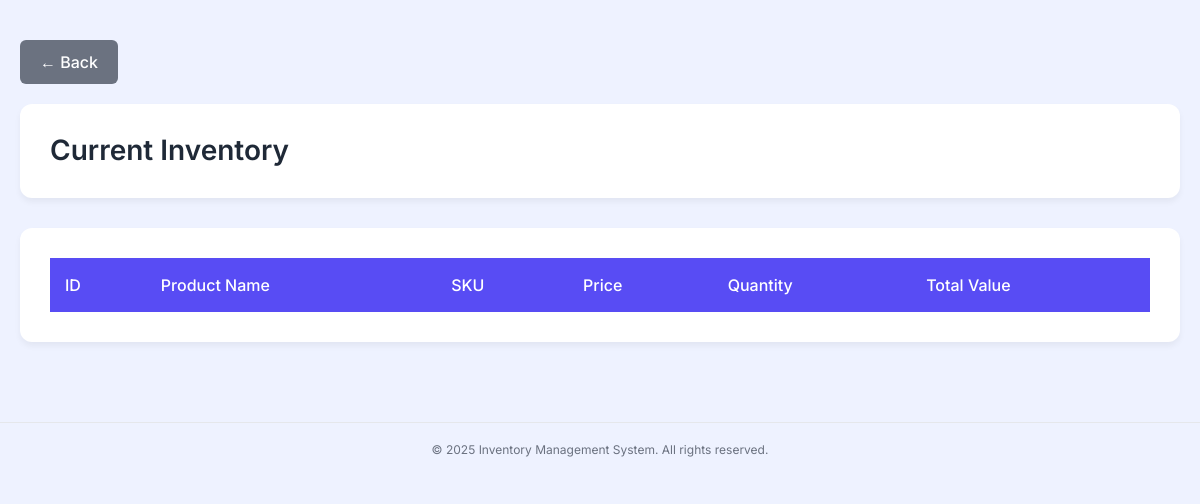
Before: /features/inventory_s.php with the older database file.
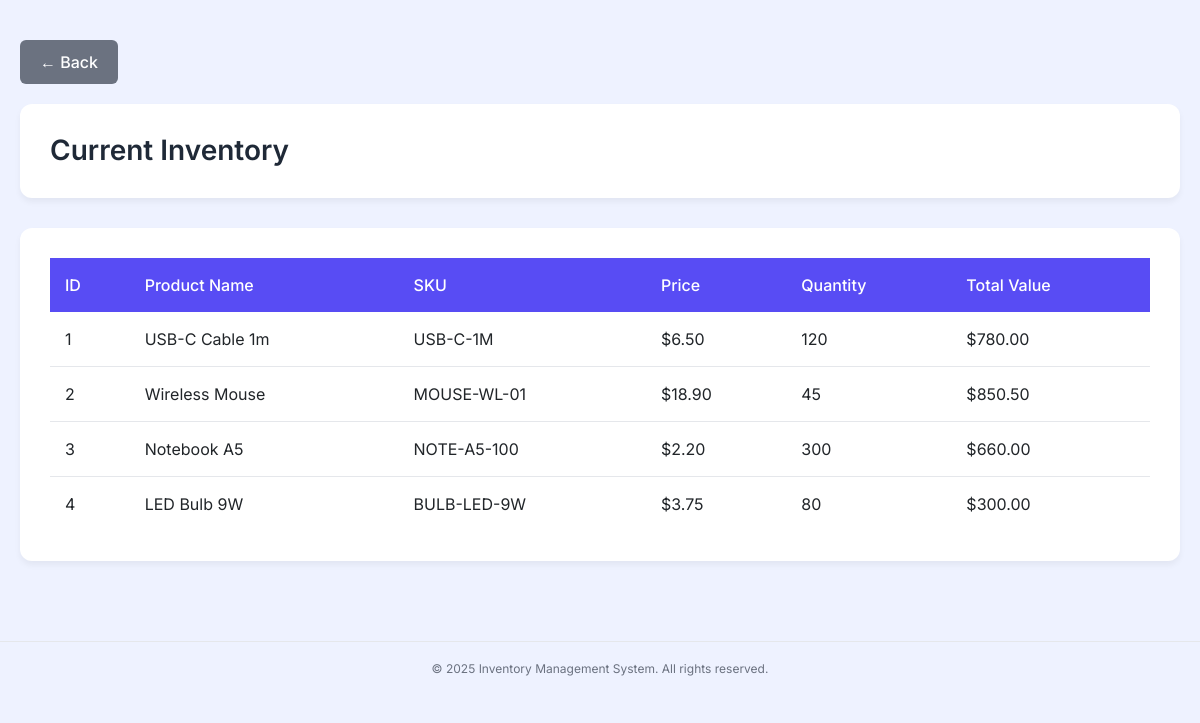
After: the same page with the newer database file.
### tables this page shows
CREATE TABLE `products` (
  `id` int(11) NOT NULL,
  `name` varchar(100) NOT NULL,
  `sku` varchar(50) NOT NULL,
  `price` decimal(10,2) NOT NULL,
  `quantity` int(11) UNSIGNED DEFAULT 0,
  `created_at` timestamp NOT NULL DEFAULT current_timestamp()
);

### features/inventory_s.php (the view, shortened to what this page needs)
<?php require '../connection/db.php'; ?>
<!DOCTYPE html>
<html>
<head>
    <link href="https://cdn.jsdelivr.net/npm/bootstrap@5.3.0/dist/css/bootstrap.min.css" rel="stylesheet">
    <link href="../css/style.css" rel="stylesheet">
</head>
<body>
    <div class="inventory-container">
        <div class="header-actions">
            <a href="../index.php" class="btn-back">
                &larr; Back
            </a>
        </div>
        <div class="header-card">
            <h1 class="page-title">Current Inventory</h1>
        </div>
        <div class="table-card">
            <table class="table">
        <thead>
            <tr>
                <th>ID</th>
                <th>Product Name</th>
                <th>SKU</th>
                <th>Price</th>
                <th>Quantity</th>
                <th>Total Value</th>
            </tr>
        </thead>
        <tbody>
            <?php
            try {
                $stmt = $pdo->query("SELECT * FROM products");
                while ($row = $stmt->fetch(PDO::FETCH_ASSOC)) {
                    $total_value = $row['price'] * $row['quantity'];
                    $stock_class = ($row['quantity'] < 5) ? 'text-danger fw-bold' : '';
                    echo "<tr>";
                    echo "<td>" . htmlspecialchars($row['id']) . "</td>";
                    echo "<td>" . htmlspecialchars($row['name']) . "</td>";
                    echo "<td>" . htmlspecialchars($row['sku']) . "</td>";
                    echo "<td>$" . number_format($row['price'], 2) . "</td>";
                    echo "<td class='$stock_class'>" . htmlspecialchars($row['quantity']) . "</td>";
                    echo "<td>$" . number_format($total_value, 2) . "</td>";
                    echo "</tr>";
                }
            } catch (PDOException $e) {
                echo "<tr><td colspan='6' class='text-center text-danger'>Error loading inventory: " . htmlspecialchars($e->getMessage()) . "</td></tr>";
            }
            ?>
        </tbody>
            </table>
        </div>
    </div>
<?php require_once __DIR__ . '/../partials/footer.php'; ?>
</body>
</html>

Changed rows visible on the page:
added products: id "1", name "USB-C Cable 1m", sku "USB-C-1M", price "6.50", quantity "120", total_value "780.00"
added products: id "2", name "Wireless Mouse", sku "MOUSE-WL-01", price "18.90", quantity "45", total_value "850.50"
added products: id "3", name "Notebook A5", sku "NOTE-A5-100", price "2.20", quantity "300", total_value "660.00"
added products: id "4", name "LED Bulb 9W", sku "BULB-LED-9W", price "3.75", quantity "80", total_value "300.00"
